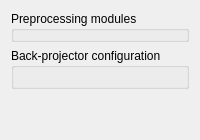
        <widget class="QWidget" name="tabProcSettings">
         <property name="toolTip">
          <string>Configure the processing chain and select backprojector.</string>
         </property>
         <attribute name="title">
          <string>Processing configuration</string>
         </attribute>
         <layout class="QVBoxLayout" name="verticalLayout_4">
          <item>
           <widget class="QGroupBox" name="groupModuleConfig">
            <property name="sizePolicy">
             <sizepolicy hsizetype="Preferred" vsizetype="MinimumExpanding">
              <horstretch>0</horstretch>
              <verstretch>0</verstretch>
             </sizepolicy>
            </property>
            <property name="styleSheet">
             <string notr="true">QGroupBox {font: bold 1.75em}</string>
            </property>
            <property name="title">
             <string>Preprocessing modules</string>
            </property>
            <widget class="ModuleChainConfiguratorWidget" name="moduleconfigurator" native="true">
             <property name="geometry">
              <rect>
               <x>10</x>
               <y>30</y>
               <width>681</width>
               <height>291</height>
              </rect>
             </property>
             <property name="sizePolicy">
              <sizepolicy hsizetype="Preferred" vsizetype="MinimumExpanding">
               <horstretch>0</horstretch>
               <verstretch>0</verstretch>
              </sizepolicy>
             </property>
             <property name="toolTip">
              <string>Defines the chain of preprocessing operation on the projection data.</string>
             </property>
             <property name="styleSheet">
              <string notr="true"/>
             </property>
            </widget>
           </widget>
          </item>
          <item>
           <widget class="QGroupBox" name="groupBackProjConfig">
            <property name="toolTip">
             <string>Configures the back-projection module.</string>
            </property>
            <property name="styleSheet">
             <string notr="true">QGroupBox {font: bold 1.75em}</string>
            </property>
            <property name="title">
             <string>Back-projector configuration</string>
            </property>
            <layout class="QGridLayout" name="gridLayout_5">
             <item row="0" column="0" colspan="2">
              <widget class="SingleModuleConfiguratorWidget" name="ConfiguratorBackProj" native="true">
               <property name="sizePolicy">
                <sizepolicy hsizetype="Preferred" vsizetype="Preferred">
                 <horstretch>0</horstretch>
                 <verstretch>0</verstretch>
                </sizepolicy>
               </property>
              </widget>
             </item>
            </layout>
           </widget>
          </item>
          <item>
           <spacer name="verticalSpacer_3">
            <property name="orientation">
             <enum>Qt::Vertical</enum>
            </property>
            <property name="sizeHint" stdset="0">
             <size>
              <width>20</width>
              <height>40</height>
             </size>
            </property>
           </spacer>
          </item>
         </layout>
        </widget>
